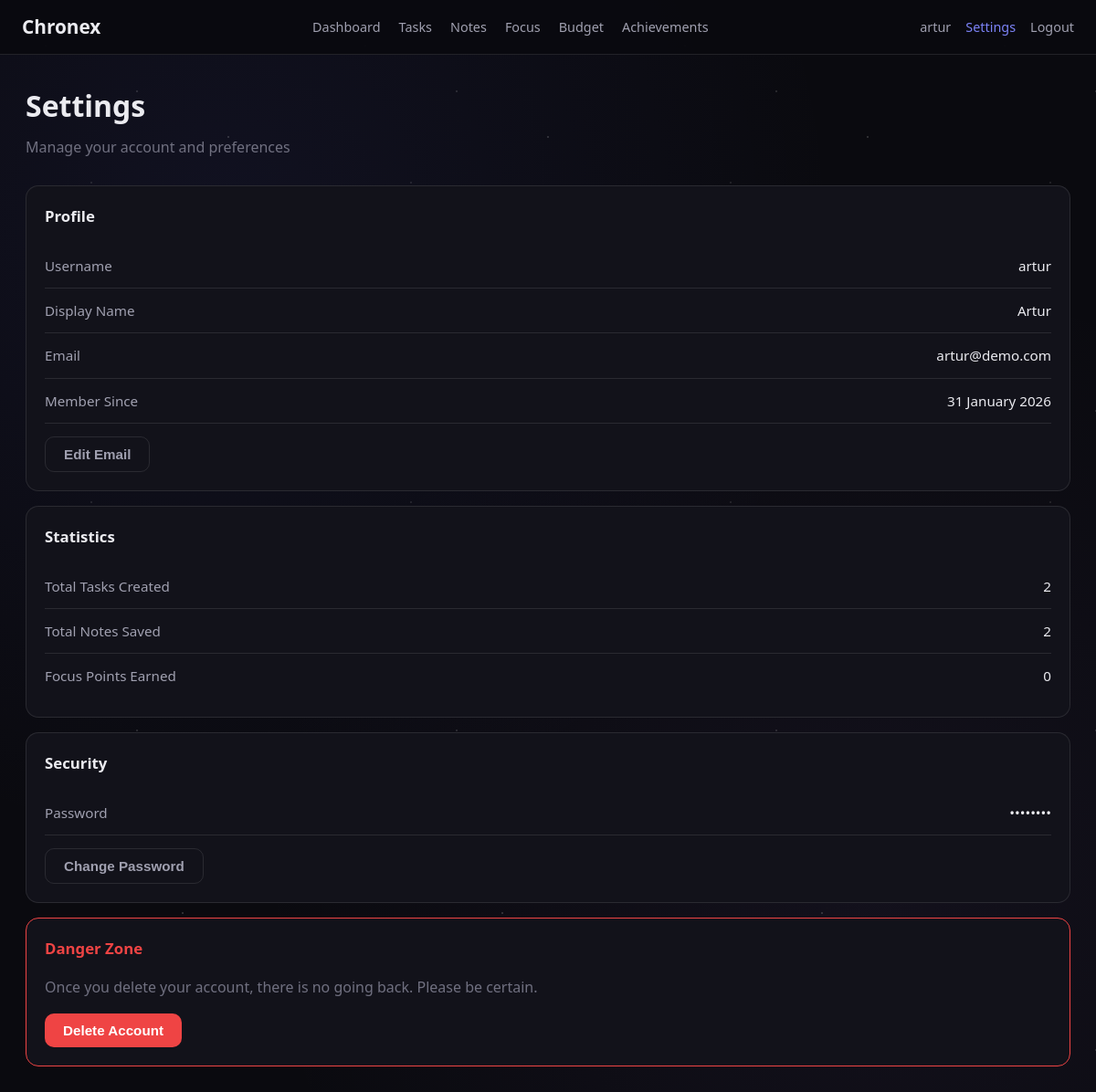
/settings (signed in), run on the app's committed database.
### app.py (models this page shows)
class User(UserMixin, database.Model):
    id = database.Column(database.Integer, primary_key=True)
    username = database.Column(database.String(50), unique=True, nullable=False)  # Required for login
    email = database.Column(database.String(120), unique=True, nullable=True)  # Optional
    password_hash = database.Column(database.String(200), nullable=False)  # Hashed, never plain text
    total_focus_points = database.Column(database.Integer, default=0)  # Cumulative points
    stars_earned = database.Column(database.Integer, default=0)  # Stars from focus sessions
    energy_bank_balance = database.Column(database.Integer, default=0)  # Accumulated energy
    last_energy_collection_time = database.Column(database.DateTime, default=datetime.utcnow)
    focus_minutes_today = database.Column(database.Integer, default=0)  # Resets daily
    focus_tracking_date = database.Column(database.Date)  # For daily reset check
    account_created_at = database.Column(database.DateTime, default=datetime.utcnow)
    achievement_first_login = database.Column(database.Boolean, default=False)
    achievement_first_focus = database.Column(database.Boolean, default=False)
    achievement_first_task = database.Column(database.Boolean, default=False)
    achievement_first_note = database.Column(database.Boolean, default=False)
    achievement_email_added = database.Column(database.Boolean, default=True)
    savings_goal_name = database.Column(database.String(100), nullable=True)
    savings_goal_target = database.Column(database.Float, nullable=True)

### app.py (the view)
@app.route('/settings')
@login_required
def show_settings_page():
    user_statistics = {
        'tasks': Task.query.filter_by(user_id=current_user.id).count(),
        'notes': Note.query.filter_by(user_id=current_user.id).count(),
        'focus_points': current_user.total_focus_points
    }
    return render_template('settings.html', user_statistics=user_statistics)

### app.py (called while the page is built)
@login_manager.user_loader
def load_user_by_id(user_id):
    return User.query.get(int(user_id))

### templates/settings.html (shortened to what this page needs)
<!DOCTYPE html>
<html lang="en">
<head>
    <link rel="stylesheet" href="{{ url_for('static', filename='css/style.css') }}">
</head>
<body>
    <header class="site-header">
        <a href="{{ url_for('show_dashboard') }}" class="site-logo">Chronex</a>
        <nav class="navigation-menu">
            <a href="{{ url_for('show_dashboard') }}" class="navigation-link">Dashboard</a>
            <a href="{{ url_for('show_tasks_page') }}" class="navigation-link">Tasks</a>
            <a href="{{ url_for('show_notes_page') }}" class="navigation-link">Notes</a>
            <a href="{{ url_for('show_focus_page') }}" class="navigation-link">Focus</a>
            <a href="{{ url_for('show_budget_page') }}" class="navigation-link">Budget</a>
            <a href="{{ url_for('show_achievements_page') }}" class="navigation-link">Achievements</a>
        </nav>
        <div class="header-right-section">
            <span class="logged-in-username">{{ current_user.username }}</span>
            <a href="{{ url_for('show_settings_page') }}" class="navigation-link active">Settings</a>
            <a href="{{ url_for('handle_logout') }}" class="navigation-link">Logout</a>
        </div>
    </header>
    <main class="page-content">
        <h1 class="page-title">Settings</h1>
        <p class="page-subtitle">Manage your account and preferences</p>
        <div class="settings-group">
            <div class="settings-group-heading">Profile</div>
            <div class="settings-item-row">
                <span class="settings-item-label">Username</span>
                <span class="settings-item-value">{{ current_user.username }}</span>
            </div>
            <div class="settings-item-row">
                <span class="settings-item-label">Display Name</span>
                <span class="settings-item-value">{{ current_user.username|capitalize }}</span>
            </div>
            <div class="settings-item-row">
                <span class="settings-item-label">Email</span>
                <span class="settings-item-value">{{ current_user.email or 'Not set' }}</span>
            </div>
            <div class="settings-item-row">
                <span class="settings-item-label">Member Since</span>
                <span class="settings-item-value">{{ current_user.account_created_at.strftime('%d %B %Y') }}</span>
            </div>
            <button class="button button-secondary margin-top-small" onclick="showEditProfileModal()">Edit Email</button>
        </div>
        <div class="settings-group">
            <div class="settings-group-heading">Statistics</div>
            <div class="settings-item-row">
                <span class="settings-item-label">Total Tasks Created</span>
                <span class="settings-item-value">{{ user_statistics.tasks }}</span>
            </div>
            <div class="settings-item-row">
                <span class="settings-item-label">Total Notes Saved</span>
                <span class="settings-item-value">{{ user_statistics.notes }}</span>
            </div>
            <div class="settings-item-row">
                <span class="settings-item-label">Focus Points Earned</span>
                <span class="settings-item-value">{{ user_statistics.focus_points }}</span>
            </div>
        </div>
        <div class="settings-group">
            <div class="settings-group-heading">Security</div>
            <div class="settings-item-row">
                <span class="settings-item-label">Password</span>
                <span class="settings-item-value">••••••••</span>
            </div>
            <button class="button button-secondary margin-top-small" onclick="showChangePasswordModal()">Change Password</button>
        </div>
        <div class="settings-group" style="border-color: var(--color-danger);">
            <div class="settings-group-heading" style="color: var(--color-danger);">Danger Zone</div>
            <p class="text-faded" style="margin-bottom: 16px;">Once you delete your account, there is no going back. Please be certain.</p>
            <button class="button button-danger" onclick="showDeleteAccountModal()">Delete Account</button>
        </div>
    </main>
</body>
</html>

### static/css/style.css (style rules this page uses)
:root { --background-main: #0a0a0f; --background-card: #12121a; --background-hover: #1a1a24; --text-main: #ebebf0; --text-light: #a0a0b0; --text-faded: #707080; --color-accent: #7c83f7; --color-accent-hover: #9298fa; --color-success: #10b981; --color-danger: #ef4444; --color-warning: #fbbf24; --border-color: rgba(255, 255, 255, 0.1); --corner-radius: 10px; --corner-radius-large: 14px; }
*, *::before, *::after { box-sizing: border-box; margin: 0; padding: 0; }
body { font-family: 'Segoe UI', -apple-system, sans-serif; background: var(--background-main); color: var(--text-main); min-height: 100vh; line-height: 1.6; font-size: 16px; }
a { color: var(--color-accent); text-decoration: none; }
.site-header { position: fixed; top: 0; left: 0; right: 0; height: 60px; background: rgba(10, 10, 15, 0.95); border-bottom: 1px solid var(--border-color); display: flex; align-items: center; justify-content: space-between; padding: 0 24px; z-index: 100; }
.site-logo { font-size: 1.3rem; font-weight: 700; color: var(--text-main); text-decoration: none; }
.navigation-menu { display: flex; gap: 20px; }
.navigation-link { color: var(--text-light); font-size: 0.9rem; padding: 8px 0; }
.navigation-link:hover, .navigation-link.active { color: var(--color-accent); }
.header-right-section { display: flex; align-items: center; gap: 16px; }
.logged-in-username { color: var(--text-light); font-size: 0.9rem; }
.page-content { padding: 90px 28px 40px; max-width: 1200px; margin: 0 auto; min-height: 100vh; }
.page-title { font-size: 2rem; font-weight: 700; margin-bottom: 8px; }
.page-subtitle { color: var(--text-faded); font-size: 1rem; margin-bottom: 28px; }
.margin-top-small { margin-top: 14px; }
.button { display: inline-block; padding: 10px 20px; border: none; border-radius: var(--corner-radius); font-size: 0.95rem; font-weight: 600; cursor: pointer; text-align: center; }
.button-secondary { background: transparent; border: 1px solid var(--border-color); color: var(--text-light); }
.button-danger { background: var(--color-danger); color: white; }
.settings-group { background: var(--background-card); border: 1px solid var(--border-color); border-radius: var(--corner-radius-large); padding: 20px; margin-bottom: 16px; }
.settings-group-heading { font-size: 1.05rem; font-weight: 600; margin-bottom: 16px; }
.settings-item-row { display: flex; justify-content: space-between; align-items: center; padding: 12px 0; border-bottom: 1px solid var(--border-color); }
.settings-item-row:last-child { border-bottom: none; }
.settings-item-label { color: var(--text-light); font-size: 0.95rem; }
.settings-item-value { font-size: 0.95rem; }
.text-faded { color: var(--text-faded); }

### data on the page
User: username "artur", username "Artur", email "artur@demo.com", account_created_at "31 January 2026"

### other printed values
{{ user_statistics.tasks }} "2"
{{ user_statistics.notes }} "2"
{{ user_statistics.focus_points }} "0"
